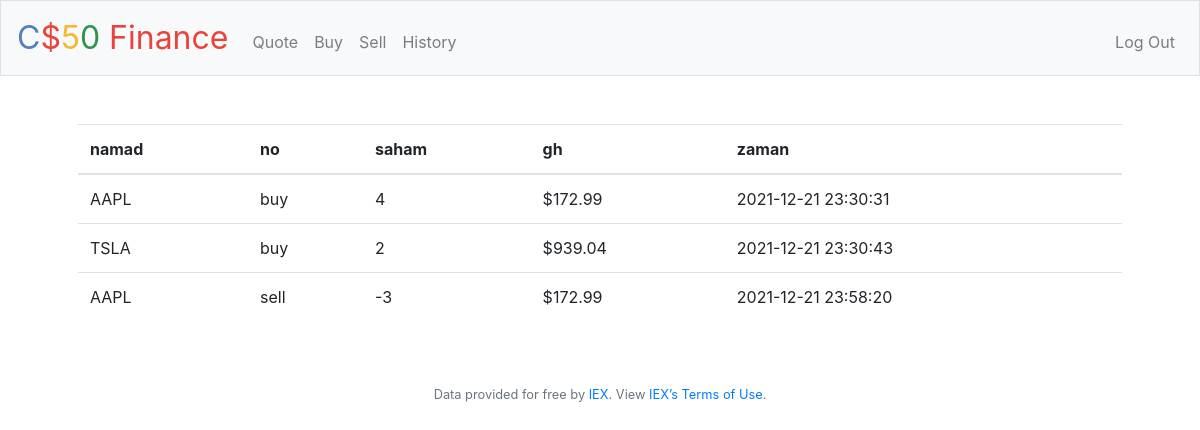
The app's page /history (signed in) with its own data.
### tables this page shows
CREATE TABLE trans (
 id INTEGER PRIMARY KEY AUTOINCREMENT,
 user_id INTEGER NOT NULL,
 name TEXT NOT NULL,
 shares INTEGER NOT NULL,
 price NUMERIC NOT NULL,
 type TEXT NOT NULL,
 symbol TEXT NOT NULL,
 time TIMESTAMP DEFAULT CURRENT_TIMESTAMP,
 FOREIGN KEY(user_id) REFERENCES users(id)
);

### app.py (the view)
@app.route("/history")
@login_required
def history():
    uid = session["user_id"]
    tr = db.execute("SELECT type, symbol, price, shares, time FROM trans WHERE user_id = ?", uid)
    return render_template("history.html", trans=tr, usd=usd)

### app.py (called while the page is built)
@app.after_request
def after_request(response):
    response.headers["Cache-Control"] = "no-cache, no-store, must-revalidate"
    response.headers["Expires"] = 0
    response.headers["Pragma"] = "no-cache"
    return response

### helpers.py (called while the page is built)
def login_required(f):
    @wraps(f)
    def decorated_function(*args, **kwargs):
        if session.get("user_id") is None:
            return redirect("/login")
        return f(*args, **kwargs)
    return decorated_function

def usd(value):
    return f"${value:,.2f}"

### templates/history.html (shortened to what this page needs)
{% extends "layout.html" %}
{% block main %}
    <table class="table table_striped">
        <thead>
            <tr>
                <th>namad</th>
                <th>no</th>
                <th>saham</th>
                <th>gh</th>
                <th>zaman</th>
            </tr>
        </thead>
        <tbody>
            {% for x in trans %}
            <tr>
                <td> {{ x["symbol"].upper() }} </td>
                <td> {{ x["type"] }} </td>
                <td> {{ x["shares"] }} </td>
                <td> {{ usd(x["price"]) }} </td>
                <td> {{ x["time"] }} </td>
            </tr>
            {% endfor %}
        </tbody>
    </table>
{% endblock %}

### templates/layout.html (shortened to what this page needs)
<!DOCTYPE html>
<html lang="en">
    <head>
        <link rel="stylesheet" href="https://cdn.jsdelivr.net/npm/bootstrap@4.5.3/dist/css/bootstrap.min.css">
        <link href="/static/styles.css" rel="stylesheet">
    </head>
    <body>
        <nav class="navbar navbar-expand-md navbar-light bg-light border">
            <a class="navbar-brand" href="/"><span class="blue">C</span><span class="red">$</span><span class="yellow">5</span><span class="green">0</span> <span class="red">Finance</span></a>
            <div class="collapse navbar-collapse" id="navbar">
                {% if session.user_id %}
                    <ul class="navbar-nav mr-auto mt-2">
                        <li class="nav-item"><a class="nav-link" href="/quote">Quote</a></li>
                        <li class="nav-item"><a class="nav-link" href="/buy">Buy</a></li>
                        <li class="nav-item"><a class="nav-link" href="/sell">Sell</a></li>
                        <li class="nav-item"><a class="nav-link" href="/history">History</a></li>
                    </ul>
                    <ul class="navbar-nav ml-auto mt-2">
                        <li class="nav-item"><a class="nav-link" href="/logout">Log Out</a></li>
                    </ul>
                {% else %}
                    <ul class="navbar-nav ml-auto mt-2">
                        <li class="nav-item"><a class="nav-link" href="/register">Register</a></li>
                        <li class="nav-item"><a class="nav-link" href="/login">Log In</a></li>
                    </ul>
                {% endif %}
            </div>
        </nav>
        <main class="container p-5">
            {% block main %}{% endblock %}
        </main>
        <footer class="small text-center text-muted">
            Data provided for free by <a href="https://iextrading.com/developer">IEX</a>. View <a href="https://iextrading.com/api-exhibit-a/">IEX’s Terms of Use</a>.
        </footer>
    </body>
</html>

### static/styles.css (style rules this page uses)
nav .navbar-brand { font-size: xx-large; }
nav .navbar-brand .blue { color: #537fbe; }
nav .navbar-brand .red { color: #ea433b; }
nav .navbar-brand .yellow { color: #f5b82e; }
nav .navbar-brand .green { color: #2e944b; }

### records on screen
trans: symbol "AAPL", type "buy", shares "4", price "$172.99", time "2021-12-21 23:30:31"
trans: symbol "TSLA", type "buy", shares "2", price "$939.04", time "2021-12-21 23:30:43"
trans: symbol "AAPL", type "sell", shares "-3", price "$172.99", time "2021-12-21 23:58:20"
